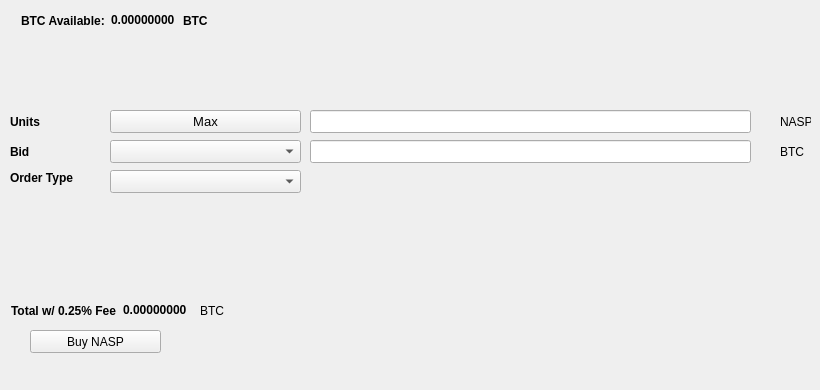
   <widget class="QWidget" name="BuyTab">
    <attribute name="title">
     <string>Buy</string>
    </attribute>
    <widget class="QPushButton" name="BuyNASP">
     <property name="geometry">
      <rect>
       <x>30</x>
       <y>330</y>
       <width>131</width>
       <height>23</height>
      </rect>
     </property>
     <property name="text">
      <string>Buy NASP</string>
     </property>
     <property name="icon">
      <iconset resource="../nasp.qrc">
       <normaloff>:/icons/bitcoin</normaloff>:/icons/bitcoin</iconset>
     </property>
    </widget>
    <widget class="QLabel" name="label_3">
     <property name="geometry">
      <rect>
       <x>10</x>
       <y>110</y>
       <width>46</width>
       <height>23</height>
      </rect>
     </property>
     <property name="font">
      <font>
       <weight>75</weight>
       <bold>true</bold>
      </font>
     </property>
     <property name="text">
      <string>Units</string>
     </property>
    </widget>
    <widget class="QLineEdit" name="UnitsInput">
     <property name="geometry">
      <rect>
       <x>310</x>
       <y>110</y>
       <width>441</width>
       <height>23</height>
      </rect>
     </property>
     <property name="font">
      <font>
       <pointsize>9</pointsize>
       <weight>75</weight>
       <bold>true</bold>
      </font>
     </property>
    </widget>
    <widget class="QLineEdit" name="BuyBidPriceEdit">
     <property name="geometry">
      <rect>
       <x>310</x>
       <y>140</y>
       <width>441</width>
       <height>23</height>
      </rect>
     </property>
     <property name="font">
      <font>
       <pointsize>9</pointsize>
       <weight>75</weight>
       <bold>true</bold>
      </font>
     </property>
    </widget>
    <widget class="QLabel" name="label_4">
     <property name="geometry">
      <rect>
       <x>780</x>
       <y>110</y>
       <width>31</width>
       <height>23</height>
      </rect>
     </property>
     <property name="text">
      <string>NASP</string>
     </property>
    </widget>
    <widget class="QLabel" name="label_5">
     <property name="geometry">
      <rect>
       <x>780</x>
       <y>140</y>
       <width>31</width>
       <height>23</height>
      </rect>
     </property>
     <property name="text">
      <string>BTC</string>
     </property>
    </widget>
    <widget class="QLabel" name="label_6">
     <property name="geometry">
      <rect>
       <x>10</x>
       <y>140</y>
       <width>46</width>
       <height>23</height>
      </rect>
     </property>
     <property name="font">
      <font>
       <weight>75</weight>
       <bold>true</bold>
      </font>
     </property>
     <property name="text">
      <string>Bid</string>
     </property>
    </widget>
    <widget class="QLabel" name="label_7">
     <property name="geometry">
      <rect>
       <x>10</x>
       <y>170</y>
       <width>91</width>
       <height>16</height>
      </rect>
     </property>
     <property name="font">
      <font>
       <weight>75</weight>
       <bold>true</bold>
      </font>
     </property>
     <property name="text">
      <string>Order Type</string>
     </property>
    </widget>
    <widget class="QPushButton" name="Buy_Max_Amount">
     <property name="geometry">
      <rect>
       <x>110</x>
       <y>110</y>
       <width>191</width>
       <height>23</height>
      </rect>
     </property>
     <property name="font">
      <font>
       <pointsize>10</pointsize>
      </font>
     </property>
     <property name="text">
      <string>Max</string>
     </property>
    </widget>
    <widget class="QComboBox" name="BuyBidcomboBox">
     <property name="geometry">
      <rect>
       <x>110</x>
       <y>140</y>
       <width>191</width>
       <height>23</height>
      </rect>
     </property>
     <property name="font">
      <font>
       <pointsize>10</pointsize>
      </font>
     </property>
    </widget>
    <widget class="QComboBox" name="buyOrdertypeCombo">
     <property name="geometry">
      <rect>
       <x>110</x>
       <y>170</y>
       <width>191</width>
       <height>23</height>
      </rect>
     </property>
     <property name="font">
      <font>
       <pointsize>10</pointsize>
      </font>
     </property>
    </widget>
    <widget class="QWidget" name="layoutWidget1">
     <property name="geometry">
      <rect>
       <x>21</x>
       <y>11</y>
       <width>227</width>
       <height>19</height>
      </rect>
     </property>
     <layout class="QHBoxLayout" name="horizontalLayout_3">
      <item>
       <widget class="QLabel" name="label232">
        <property name="font">
         <font>
          <weight>75</weight>
          <bold>true</bold>
         </font>
        </property>
        <property name="text">
         <string>BTC Available:</string>
        </property>
       </widget>
      </item>
      <item>
       <widget class="QLabel" name="BtcAvailableLbl">
        <property name="palette">
         <palette>
          <active>
           <colorrole role="WindowText">
            <brush brushstyle="SolidPattern">
             <color alpha="255">
              <red>0</red>
              <green>0</green>
              <blue>0</blue>
             </color>
            </brush>
           </colorrole>
           <colorrole role="Button">
            <brush brushstyle="SolidPattern">
             <color alpha="255">
              <red>0</red>
              <green>170</green>
              <blue>0</blue>
             </color>
            </brush>
           </colorrole>
           <colorrole role="Light">
            <brush brushstyle="SolidPattern">
             <color alpha="255">
              <red>0</red>
              <green>255</green>
              <blue>0</blue>
             </color>
            </brush>
           </colorrole>
           <colorrole role="Midlight">
            <brush brushstyle="SolidPattern">
             <color alpha="255">
              <red>0</red>
              <green>212</green>
              <blue>0</blue>
             </color>
            </brush>
           </colorrole>
           <colorrole role="Dark">
            <brush brushstyle="SolidPattern">
             <color alpha="255">
              <red>0</red>
              <green>85</green>
              <blue>0</blue>
             </color>
            </brush>
           </colorrole>
           <colorrole role="Mid">
            <brush brushstyle="SolidPattern">
             <color alpha="255">
              <red>0</red>
              <green>113</green>
              <blue>0</blue>
             </color>
            </brush>
           </colorrole>
           <colorrole role="Text">
            <brush brushstyle="SolidPattern">
             <color alpha="255">
              <red>0</red>
              <green>170</green>
              <blue>0</blue>
             </color>
            </brush>
           </colorrole>
           <colorrole role="BrightText">
            <brush brushstyle="SolidPattern">
             <color alpha="255">
              <red>255</red>
              <green>255</green>
              <blue>255</blue>
             </color>
            </brush>
           </colorrole>
           <colorrole role="ButtonText">
            <brush brushstyle="SolidPattern">
             <color alpha="255">
              <red>0</red>
              <green>0</green>
              <blue>0</blue>
             </color>
            </brush>
           </colorrole>
           <colorrole role="Base">
            <brush brushstyle="SolidPattern">
             <color alpha="255">
              <red>255</red>
              <green>255</green>
              <blue>255</blue>
             </color>
            </brush>
           </colorrole>
           <colorrole role="Window">
            <brush brushstyle="SolidPattern">
             <color alpha="255">
              <red>0</red>
              <green>170</green>
              <blue>0</blue>
             </color>
            </brush>
           </colorrole>
           <colorrole role="Shadow">
            <brush brushstyle="SolidPattern">
             <color alpha="255">
              <red>0</red>
              <green>0</green>
              <blue>0</blue>
             </color>
            </brush>
           </colorrole>
           <colorrole role="AlternateBase">
            <brush brushstyle="SolidPattern">
             <color alpha="255">
              <red>127</red>
              <green>212</green>
              <blue>127</blue>
             </color>
            </brush>
           </colorrole>
           <colorrole role="ToolTipBase">
            <brush brushstyle="SolidPattern">
             <color alpha="255">
              <red>255</red>
              <green>255</green>
              <blue>220</blue>
             </color>
            </brush>
           </colorrole>
           <colorrole role="ToolTipText">
            <brush brushstyle="SolidPattern">
             <color alpha="255">
              <red>0</red>
              <green>0</green>
              <blue>0</blue>
             </color>
            </brush>
           </colorrole>
          </active>
          <inactive>
           <colorrole role="WindowText">
            <brush brushstyle="SolidPattern">
             <color alpha="255">
              <red>0</red>
              <green>0</green>
              <blue>0</blue>
             </color>
            </brush>
           </colorrole>
           <colorrole role="Button">
            <brush brushstyle="SolidPattern">
             <color alpha="255">
              <red>0</red>
              <green>170</green>
              <blue>0</blue>
             </color>
            </brush>
           </colorrole>
           <colorrole role="Light">
            <brush brushstyle="SolidPattern">
             <color alpha="255">
              <red>0</red>
              <green>255</green>
              <blue>0</blue>
             </color>
            </brush>
           </colorrole>
           <colorrole role="Midlight">
            <brush brushstyle="SolidPattern">
             <color alpha="255">
              <red>0</red>
              <green>212</green>
              <blue>0</blue>
             </color>
            </brush>
           </colorrole>
           <colorrole role="Dark">
            <brush brushstyle="SolidPattern">
             <color alpha="255">
              <red>0</red>
              <green>85</green>
              <blue>0</blue>
             </color>
            </brush>
           </colorrole>
           <colorrole role="Mid">
            <brush brushstyle="SolidPattern">
             <color alpha="255">
              <red>0</red>
              <green>113</green>
              <blue>0</blue>
             </color>
            </brush>
           </colorrole>
           <colorrole role="Text">
            <brush brushstyle="SolidPattern">
             <color alpha="255">
              <red>0</red>
              <green>170</green>
              <blue>0</blue>
             </color>
            </brush>
           </colorrole>
           <colorrole role="BrightText">
            <brush brushstyle="SolidPattern">
             <color alpha="255">
              <red>255</red>
              <green>255</green>
              <blue>255</blue>
             </color>
            </brush>
           </colorrole>
           <colorrole role="ButtonText">
            <brush brushstyle="SolidPattern">
             <color alpha="255">
              <red>0</red>
              <green>0</green>
              <blue>0</blue>
             </color>
            </brush>
           </colorrole>
           <colorrole role="Base">
            <brush brushstyle="SolidPattern">
             <color alpha="255">
              <red>255</red>
              <green>255</green>
              <blue>255</blue>
             </color>
            </brush>
           </colorrole>
           <colorrole role="Window">
            <brush brushstyle="SolidPattern">
             <color alpha="255">
              <red>0</red>
              <green>170</green>
              <blue>0</blue>
             </color>
            </brush>
           </colorrole>
           <colorrole role="Shadow">
            <brush brushstyle="SolidPattern">
             <color alpha="255">
              <red>0</red>
              <green>0</green>
              <blue>0</blue>
             </color>
            </brush>
           </colorrole>
           <colorrole role="AlternateBase">
            <brush brushstyle="SolidPattern">
             <color alpha="255">
              <red>127</red>
              <green>212</green>
              <blue>127</blue>
             </color>
            </brush>
           </colorrole>
           <colorrole role="ToolTipBase">
            <brush brushstyle="SolidPattern">
             <color alpha="255">
              <red>255</red>
              <green>255</green>
              <blue>220</blue>
             </color>
            </brush>
           </colorrole>
           <colorrole role="ToolTipText">
            <brush brushstyle="SolidPattern">
             <color alpha="255">
              <red>0</red>
              <green>0</green>
              <blue>0</blue>
             </color>
            </brush>
           </colorrole>
          </inactive>
          <disabled>
           <colorrole role="WindowText">
            <brush brushstyle="SolidPattern">
             <color alpha="255">
              <red>0</red>
              <green>85</green>
              <blue>0</blue>
             </color>
            </brush>
           </colorrole>
           <colorrole role="Button">
            <brush brushstyle="SolidPattern">
             <color alpha="255">
              <red>0</red>
              <green>170</green>
              <blue>0</blue>
             </color>
            </brush>
           </colorrole>
           <colorrole role="Light">
            <brush brushstyle="SolidPattern">
             <color alpha="255">
              <red>0</red>
              <green>255</green>
              <blue>0</blue>
             </color>
            </brush>
           </colorrole>
           <colorrole role="Midlight">
            <brush brushstyle="SolidPattern">
             <color alpha="255">
              <red>0</red>
              <green>212</green>
              <blue>0</blue>
             </color>
            </brush>
           </colorrole>
           <colorrole role="Dark">
            <brush brushstyle="SolidPattern">
             <color alpha="255">
              <red>0</red>
              <green>85</green>
              <blue>0</blue>
             </color>
            </brush>
           </colorrole>
           <colorrole role="Mid">
            <brush brushstyle="SolidPattern">
             <color alpha="255">
              <red>0</red>
              <green>113</green>
              <blue>0</blue>
             </color>
            </brush>
           </colorrole>
           <colorrole role="Text">
            <brush brushstyle="SolidPattern">
             <color alpha="255">
              <red>0</red>
              <green>85</green>
              <blue>0</blue>
             </color>
            </brush>
           </colorrole>
           <colorrole role="BrightText">
            <brush brushstyle="SolidPattern">
             <color alpha="255">
              <red>255</red>
              <green>255</green>
              <blue>255</blue>
             </color>
            </brush>
           </colorrole>
           <colorrole role="ButtonText">
            <brush brushstyle="SolidPattern">
             <color alpha="255">
              <red>0</red>
              <green>85</green>
              <blue>0</blue>
             </color>
            </brush>
           </colorrole>
           <colorrole role="Base">
            <brush brushstyle="SolidPattern">
             <color alpha="255">
              <red>0</red>
              <green>170</green>
              <blue>0</blue>
             </color>
            </brush>
           </colorrole>
           <colorrole role="Window">
            <brush brushstyle="SolidPattern">
             <color alpha="255">
              <red>0</red>
              <green>170</green>
              <blue>0</blue>
             </color>
            </brush>
           </colorrole>
           <colorrole role="Shadow">
            <brush brushstyle="SolidPattern">
             <color alpha="255">
              <red>0</red>
              <green>0</green>
              <blue>0</blue>
             </color>
            </brush>
           </colorrole>
           <colorrole role="AlternateBase">
            <brush brushstyle="SolidPattern">
             <color alpha="255">
              <red>0</red>
              <green>170</green>
              <blue>0</blue>
             </color>
            </brush>
           </colorrole>
           <colorrole role="ToolTipBase">
            <brush brushstyle="SolidPattern">
             <color alpha="255">
              <red>255</red>
              <green>255</green>
              <blue>220</blue>
             </color>
            </brush>
           </colorrole>
           <colorrole role="ToolTipText">
            <brush brushstyle="SolidPattern">
             <color alpha="255">
              <red>0</red>
              <green>0</green>
              <blue>0</blue>
             </color>
            </brush>
           </colorrole>
          </disabled>
         </palette>
        </property>
        <property name="font">
         <font>
          <weight>75</weight>
          <bold>true</bold>
         </font>
        </property>
        <property name="text">
         <string>0.00000000</string>
        </property>
        <property name="textInteractionFlags">
         <set>Qt::LinksAccessibleByMouse|Qt::TextSelectableByKeyboard|Qt::TextSelectableByMouse</set>
        </property>
       </widget>
      </item>
      <item>
       <widget class="QLabel" name="BtcAvailableLbl_2">
        <property name="font">
         <font>
          <weight>75</weight>
          <bold>true</bold>
         </font>
        </property>
        <property name="text">
         <string>BTC</string>
        </property>
       </widget>
      </item>
     </layout>
    </widget>
    <widget class="QWidget" name="layoutWidge2">
     <property name="geometry">
      <rect>
       <x>11</x>
       <y>301</y>
       <width>259</width>
       <height>19</height>
      </rect>
     </property>
     <layout class="QHBoxLayout" name="horizontalLayout_4">
      <item>
       <widget class="QLabel" name="label_9">
        <property name="font">
         <font>
          <weight>75</weight>
          <bold>true</bold>
         </font>
        </property>
        <property name="text">
         <string>Total w/ 0.25% Fee</string>
        </property>
       </widget>
      </item>
      <item>
       <widget class="QLabel" name="BuyCostLabel">
        <property name="palette">
         <palette>
          <active>
           <colorrole role="WindowText">
            <brush brushstyle="SolidPattern">
             <color alpha="255">
              <red>0</red>
              <green>0</green>
              <blue>0</blue>
             </color>
            </brush>
           </colorrole>
           <colorrole role="Button">
            <brush brushstyle="SolidPattern">
             <color alpha="255">
              <red>0</red>
              <green>170</green>
              <blue>0</blue>
             </color>
            </brush>
           </colorrole>
           <colorrole role="Light">
            <brush brushstyle="SolidPattern">
             <color alpha="255">
              <red>0</red>
              <green>255</green>
              <blue>0</blue>
             </color>
            </brush>
           </colorrole>
           <colorrole role="Midlight">
            <brush brushstyle="SolidPattern">
             <color alpha="255">
              <red>0</red>
              <green>212</green>
              <blue>0</blue>
             </color>
            </brush>
           </colorrole>
           <colorrole role="Dark">
            <brush brushstyle="SolidPattern">
             <color alpha="255">
              <red>0</red>
              <green>85</green>
              <blue>0</blue>
             </color>
            </brush>
           </colorrole>
           <colorrole role="Mid">
            <brush brushstyle="SolidPattern">
             <color alpha="255">
              <red>0</red>
              <green>113</green>
              <blue>0</blue>
             </color>
            </brush>
           </colorrole>
           <colorrole role="Text">
            <brush brushstyle="SolidPattern">
             <color alpha="255">
              <red>0</red>
              <green>170</green>
              <blue>0</blue>
             </color>
            </brush>
           </colorrole>
           <colorrole role="BrightText">
            <brush brushstyle="SolidPattern">
             <color alpha="255">
              <red>255</red>
              <green>255</green>
              <blue>255</blue>
             </color>
            </brush>
           </colorrole>
           <colorrole role="ButtonText">
            <brush brushstyle="SolidPattern">
             <color alpha="255">
              <red>0</red>
              <green>0</green>
              <blue>0</blue>
             </color>
            </brush>
           </colorrole>
           <colorrole role="Base">
            <brush brushstyle="SolidPattern">
             <color alpha="255">
              <red>255</red>
              <green>255</green>
              <blue>255</blue>
             </color>
            </brush>
           </colorrole>
           <colorrole role="Window">
            <brush brushstyle="SolidPattern">
             <color alpha="255">
              <red>0</red>
              <green>170</green>
              <blue>0</blue>
             </color>
            </brush>
           </colorrole>
           <colorrole role="Shadow">
            <brush brushstyle="SolidPattern">
             <color alpha="255">
              <red>0</red>
              <green>0</green>
              <blue>0</blue>
             </color>
            </brush>
           </colorrole>
           <colorrole role="AlternateBase">
            <brush brushstyle="SolidPattern">
             <color alpha="255">
              <red>127</red>
              <green>212</green>
              <blue>127</blue>
             </color>
            </brush>
           </colorrole>
           <colorrole role="ToolTipBase">
            <brush brushstyle="SolidPattern">
             <color alpha="255">
              <red>255</red>
              <green>255</green>
              <blue>220</blue>
             </color>
            </brush>
           </colorrole>
           <colorrole role="ToolTipText">
            <brush brushstyle="SolidPattern">
             <color alpha="255">
              <red>0</red>
              <green>0</green>
              <blue>0</blue>
             </color>
            </brush>
           </colorrole>
          </active>
          <inactive>
           <colorrole role="WindowText">
            <brush brushstyle="SolidPattern">
             <color alpha="255">
              <red>0</red>
              <green>0</green>
              <blue>0</blue>
             </color>
            </brush>
           </colorrole>
           <colorrole role="Button">
            <brush brushstyle="SolidPattern">
             <color alpha="255">
              <red>0</red>
              <green>170</green>
              <blue>0</blue>
             </color>
            </brush>
           </colorrole>
           <colorrole role="Light">
            <brush brushstyle="SolidPattern">
             <color alpha="255">
              <red>0</red>
              <green>255</green>
              <blue>0</blue>
             </color>
            </brush>
           </colorrole>
           <colorrole role="Midlight">
            <brush brushstyle="SolidPattern">
             <color alpha="255">
              <red>0</red>
              <green>212</green>
              <blue>0</blue>
             </color>
            </brush>
           </colorrole>
           <colorrole role="Dark">
            <brush brushstyle="SolidPattern">
             <color alpha="255">
              <red>0</red>
              <green>85</green>
              <blue>0</blue>
             </color>
            </brush>
           </colorrole>
           <colorrole role="Mid">
            <brush brushstyle="SolidPattern">
             <color alpha="255">
              <red>0</red>
              <green>113</green>
              <blue>0</blue>
             </color>
            </brush>
           </colorrole>
           <colorrole role="Text">
            <brush brushstyle="SolidPattern">
             <color alpha="255">
              <red>0</red>
              <green>170</green>
              <blue>0</blue>
             </color>
            </brush>
           </colorrole>
           <colorrole role="BrightText">
            <brush brushstyle="SolidPattern">
             <color alpha="255">
              <red>255</red>
              <green>255</green>
              <blue>255</blue>
             </color>
            </brush>
           </colorrole>
           <colorrole role="ButtonText">
            <brush brushstyle="SolidPattern">
             <color alpha="255">
              <red>0</red>
              <green>0</green>
              <blue>0</blue>
             </color>
            </brush>
           </colorrole>
           <colorrole role="Base">
            <brush brushstyle="SolidPattern">
             <color alpha="255">
              <red>255</red>
              <green>255</green>
              <blue>255</blue>
             </color>
            </brush>
           </colorrole>
           <colorrole role="Window">
            <brush brushstyle="SolidPattern">
             <color alpha="255">
              <red>0</red>
              <green>170</green>
              <blue>0</blue>
             </color>
            </brush>
           </colorrole>
           <colorrole role="Shadow">
            <brush brushstyle="SolidPattern">
             <color alpha="255">
              <red>0</red>
              <green>0</green>
              <blue>0</blue>
             </color>
            </brush>
           </colorrole>
           <colorrole role="AlternateBase">
            <brush brushstyle="SolidPattern">
             <color alpha="255">
              <red>127</red>
              <green>212</green>
              <blue>127</blue>
             </color>
            </brush>
           </colorrole>
           <colorrole role="ToolTipBase">
            <brush brushstyle="SolidPattern">
             <color alpha="255">
              <red>255</red>
              <green>255</green>
              <blue>220</blue>
             </color>
            </brush>
           </colorrole>
           <colorrole role="ToolTipText">
            <brush brushstyle="SolidPattern">
             <color alpha="255">
              <red>0</red>
              <green>0</green>
              <blue>0</blue>
             </color>
            </brush>
           </colorrole>
          </inactive>
          <disabled>
           <colorrole role="WindowText">
            <brush brushstyle="SolidPattern">
             <color alpha="255">
              <red>0</red>
              <green>85</green>
              <blue>0</blue>
             </color>
            </brush>
           </colorrole>
           <colorrole role="Button">
            <brush brushstyle="SolidPattern">
             <color alpha="255">
              <red>0</red>
              <green>170</green>
              <blue>0</blue>
             </color>
            </brush>
           </colorrole>
           <colorrole role="Light">
            <brush brushstyle="SolidPattern">
             <color alpha="255">
              <red>0</red>
              <green>255</green>
              <blue>0</blue>
             </color>
            </brush>
           </colorrole>
           <colorrole role="Midlight">
            <brush brushstyle="SolidPattern">
             <color alpha="255">
              <red>0</red>
              <green>212</green>
              <blue>0</blue>
             </color>
            </brush>
           </colorrole>
           <colorrole role="Dark">
            <brush brushstyle="SolidPattern">
             <color alpha="255">
              <red>0</red>
              <green>85</green>
              <blue>0</blue>
             </color>
            </brush>
           </colorrole>
           <colorrole role="Mid">
            <brush brushstyle="SolidPattern">
             <color alpha="255">
              <red>0</red>
              <green>113</green>
              <blue>0</blue>
             </color>
            </brush>
           </colorrole>
           <colorrole role="Text">
            <brush brushstyle="SolidPattern">
             <color alpha="255">
              <red>0</red>
              <green>85</green>
              <blue>0</blue>
             </color>
            </brush>
           </colorrole>
           <colorrole role="BrightText">
            <brush brushstyle="SolidPattern">
             <color alpha="255">
              <red>255</red>
              <green>255</green>
              <blue>255</blue>
             </color>
            </brush>
           </colorrole>
           <colorrole role="ButtonText">
            <brush brushstyle="SolidPattern">
             <color alpha="255">
              <red>0</red>
              <green>85</green>
              <blue>0</blue>
             </color>
            </brush>
           </colorrole>
           <colorrole role="Base">
            <brush brushstyle="SolidPattern">
             <color alpha="255">
              <red>0</red>
              <green>170</green>
              <blue>0</blue>
             </color>
            </brush>
           </colorrole>
           <colorrole role="Window">
            <brush brushstyle="SolidPattern">
             <color alpha="255">
              <red>0</red>
              <green>170</green>
              <blue>0</blue>
             </color>
            </brush>
           </colorrole>
           <colorrole role="Shadow">
            <brush brushstyle="SolidPattern">
             <color alpha="255">
              <red>0</red>
              <green>0</green>
              <blue>0</blue>
             </color>
            </brush>
           </colorrole>
           <colorrole role="AlternateBase">
            <brush brushstyle="SolidPattern">
             <color alpha="255">
              <red>0</red>
              <green>170</green>
              <blue>0</blue>
             </color>
            </brush>
           </colorrole>
           <colorrole role="ToolTipBase">
            <brush brushstyle="SolidPattern">
             <color alpha="255">
              <red>255</red>
              <green>255</green>
              <blue>220</blue>
             </color>
            </brush>
           </colorrole>
           <colorrole role="ToolTipText">
            <brush brushstyle="SolidPattern">
             <color alpha="255">
              <red>0</red>
              <green>0</green>
              <blue>0</blue>
             </color>
            </brush>
           </colorrole>
          </disabled>
         </palette>
        </property>
        <property name="font">
         <font>
          <weight>75</weight>
          <bold>true</bold>
         </font>
        </property>
        <property name="autoFillBackground">
         <bool>false</bool>
        </property>
        <property name="text">
         <string>0.00000000</string>
        </property>
        <property name="textInteractionFlags">
         <set>Qt::LinksAccessibleByMouse|Qt::TextSelectableByMouse</set>
        </property>
       </widget>
      </item>
      <item>
       <widget class="QLabel" name="label_10">
        <property name="font">
         <font>
          <weight>50</weight>
          <bold>false</bold>
         </font>
        </property>
        <property name="text">
         <string>BTC</string>
        </property>
       </widget>
      </item>
     </layout>
    </widget>
    <widget class="QLabel" name="label_24">
     <property name="geometry">
      <rect>
       <x>460</x>
       <y>300</y>
       <width>281</width>
       <height>81</height>
      </rect>
     </property>
     <property name="text">
      <string/>
     </property>
     <property name="pixmap">
      <pixmap>:/images/bittrex</pixmap>
     </property>
    </widget>
   </widget>
